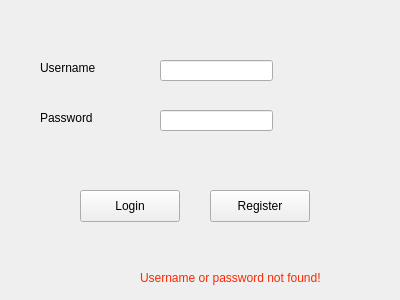
<?xml version="1.0" encoding="UTF-8"?>
<ui version="4.0">
 <class>Login</class>
 <widget class="QWidget" name="Login">
  <property name="geometry">
   <rect>
    <x>0</x>
    <y>0</y>
    <width>400</width>
    <height>300</height>
   </rect>
  </property>
  <property name="windowTitle">
   <string>Form</string>
  </property>
  <widget class="QLabel" name="errorlabel">
   <property name="geometry">
    <rect>
     <x>140</x>
     <y>270</y>
     <width>251</width>
     <height>16</height>
    </rect>
   </property>
   <property name="text">
    <string>&lt;html&gt;&lt;head/&gt;&lt;body&gt;&lt;p&gt;&lt;span style=&quot; color:#ff2600;&quot;&gt;Username or password not found!&lt;/span&gt;&lt;/p&gt;&lt;/body&gt;&lt;/html&gt;</string>
   </property>
  </widget>
  <widget class="QLabel" name="label">
   <property name="geometry">
    <rect>
     <x>40</x>
     <y>60</y>
     <width>71</width>
     <height>16</height>
    </rect>
   </property>
   <property name="text">
    <string>Username</string>
   </property>
  </widget>
  <widget class="QLineEdit" name="UsernameLineEdit">
   <property name="geometry">
    <rect>
     <x>160</x>
     <y>60</y>
     <width>113</width>
     <height>21</height>
    </rect>
   </property>
  </widget>
  <widget class="QLabel" name="label_2">
   <property name="geometry">
    <rect>
     <x>40</x>
     <y>110</y>
     <width>61</width>
     <height>16</height>
    </rect>
   </property>
   <property name="text">
    <string>Password</string>
   </property>
  </widget>
  <widget class="QLineEdit" name="PasswordlineEdit">
   <property name="geometry">
    <rect>
     <x>160</x>
     <y>110</y>
     <width>113</width>
     <height>21</height>
    </rect>
   </property>
   <property name="echoMode">
    <enum>QLineEdit::Password</enum>
   </property>
  </widget>
  <widget class="QPushButton" name="OnLoginButton">
   <property name="geometry">
    <rect>
     <x>80</x>
     <y>190</y>
     <width>100</width>
     <height>32</height>
    </rect>
   </property>
   <property name="text">
    <string>Login</string>
   </property>
  </widget>
  <widget class="QPushButton" name="OnRegsiterButton">
   <property name="geometry">
    <rect>
     <x>210</x>
     <y>190</y>
     <width>100</width>
     <height>32</height>
    </rect>
   </property>
   <property name="text">
    <string>Register</string>
   </property>
  </widget>
 </widget>
 <resources/>
 <connections/>
</ui>
